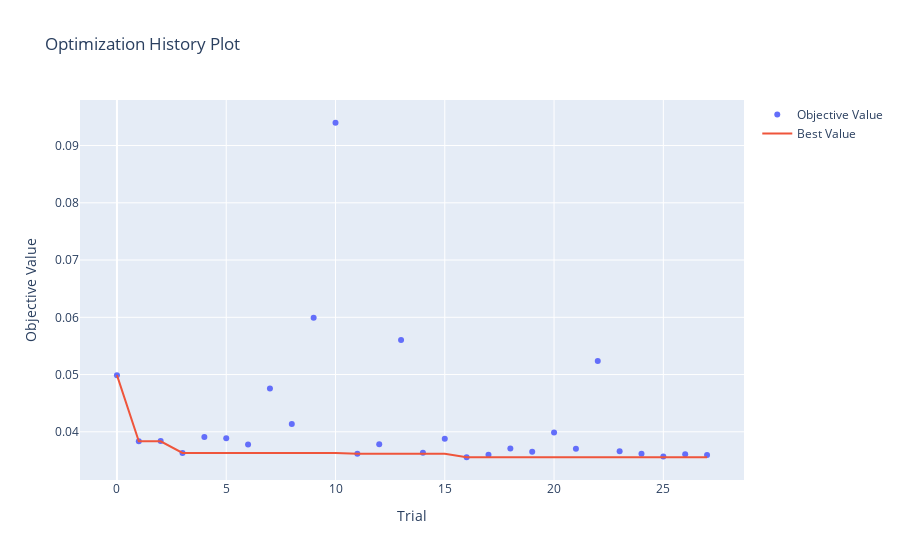

The code cell stored with this chart in its notebook:
### Code cell
optuna.visualization.plot_optimization_history(study_cb)

### Figure 1 — Plotly figure (JSON) as saved in the notebook; plotly's stock layout.template omitted (floating-point values rounded to 4 significant figures)
{"data": [{"mode": "markers", "name": "Objective Value", "type": "scatter", "x": [0, 1, 2, 3, 4, 5, 6, 7, 8, 9, 10, 11, 12, 13, 14, 15, 16, 17, 18, 19, 20, 21, 22, 23, 24, 25, 26, 27], "y": [0.04989, 0.03834, 0.03839, 0.03631, 0.03909, 0.03887, 0.03777, 0.04755, 0.04135, 0.05993, 0.09398, 0.03617, 0.03781, 0.05605, 0.03632, 0.03877, 0.03556, 0.03599, 0.03711, 0.03652, 0.0399, 0.03704, 0.05239, 0.0366, 0.03618, 0.03569, 0.03608, 0.03596]}, {"mode": "lines", "name": "Best Value", "type": "scatter", "x": [0, 1, 2, 3, 4, 5, 6, 7, 8, 9, 10, 11, 12, 13, 14, 15, 16, 17, 18, 19, 20, 21, 22, 23, 24, 25, 26, 27], "y": [0.04989, 0.03834, 0.03834, 0.03631, 0.03631, 0.03631, 0.03631, 0.03631, 0.03631, 0.03631, 0.03631, 0.03617, 0.03617, 0.03617, 0.03617, 0.03617, 0.03556, 0.03556, 0.03556, 0.03556, 0.03556, 0.03556, 0.03556, 0.03556, 0.03556, 0.03556, 0.03556, 0.03556]}, {"marker": {"color": "#cccccc"}, "mode": "markers", "name": "Infeasible Trial", "showlegend": false, "type": "scatter", "x": [], "y": []}], "layout": {"title": {"text": "Optimization History Plot"}, "xaxis": {"title": {"text": "Trial"}}, "yaxis": {"title": {"text": "Objective Value"}}}}
